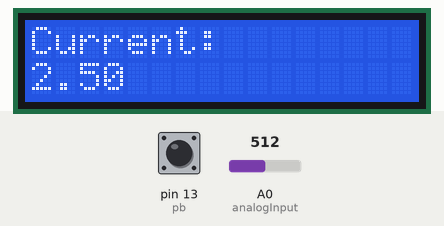
A sketch run on a simulated Arduino Uno, built with avr-gcc and run on an emulated ATmega328P. Parts: 16×2 character LCD. The inputs (shaded band) are chosen by the test bench; at power-on: pin 13 (pb) HIGH, A0 (analogInput) = 512. What the sketch prints to the serial monitor is not drawn.

Above: at 1.6 s.
1.7 s: pin 13 (pb) pulled LOW for 0.6 s
At 3.8 s:
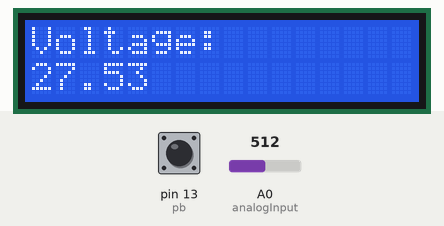
5.5 s: A0 (analogInput) set to 716
At 8.0 s:
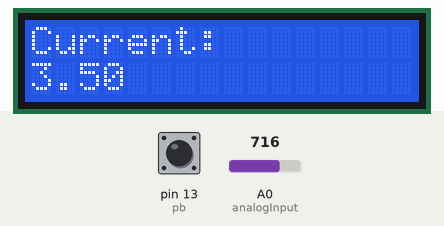
8.5 s: pin 13 (pb) pulled LOW for 1 s
At 10.6 s:
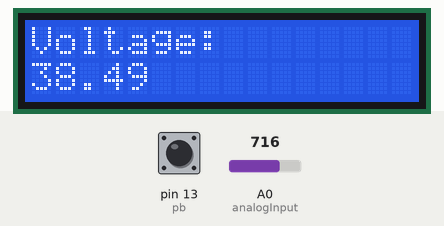
12.5 s: A0 (analogInput) set to 900
At 15.3 s:
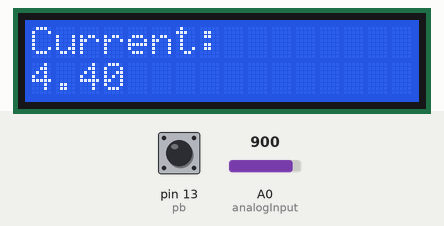
15.6 s: A0 (analogInput) set to 1023
At 18.0 s:
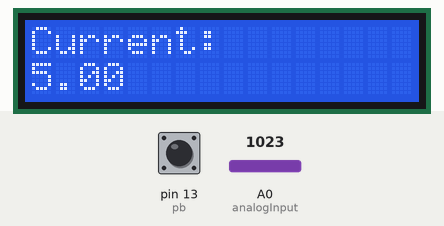
Timing chart, 0 to 19.5 s (numbered marks = the images above; inputs shaded):
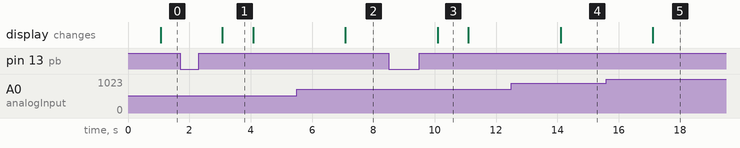

Measured:
- after the input at 1.7 s, the display: changes after 1.4 s (image 1)
- after the input at 5.5 s, the display: changes after 1.6 s (image 2)
- after the input at 8.5 s, the display: changes after 1.6 s (image 3)
- after the input at 12.5 s, the display: changes after 1.6 s (image 4)
- after the input at 15.6 s, the display: changes after 1.5 s (image 5)
- what the display in image 1 shows lasts 1.0 s, from 3.1 s to 4.1 s

The sketch:

VABluetoothModule.ino
```cpp
#include <LiquidCrystal.h>
#include <SoftwareSerial.h>

#define analogInput A0
#define pb 13

SoftwareSerial HC06(0,1); //Define RX and TX pins

int a,b,c;
long volt,current;
float Vout = 0.00;
float Vin = 0.00;
float R1 = 10000.00;           // R1 10K
float R2 = 1000.00;           //R2 1K
int val = 0;
const float Max_current = 5.00; //Amps
const int rs=12 , e=11 , d4=5 , d5=4 , d6=3 , d7=2;
LiquidCrystal lcd(rs,e,d4,d5,d6,d7);

void setup()
{
  Serial.begin(9600);          //Baud rate
  HC06.begin(9600);           // Initialize software serial communication with HC-06 module
  lcd.begin(16,2);
  lcd.setCursor(1,0);
  pinMode(pb,INPUT_PULLUP);
  pinMode(analogInput,INPUT); //Assigning the input port
}

void loop()
{
  if (digitalRead(pb)==LOW)
  {
    val = analogRead(analogInput);
    Vout = (val*5.00)/1023;  //formula for calculating voltage output
    Vin = Vout*((R2+R1)/R2); //formula for calculating voltage input
    if(Vin<0.09)
    {
      Vin = 0.00;            //statement to remove undesired reading
    }
    Serial.print("Voltage by the source = ");
    Serial.println(Vin);
    delay(1000);             //for maintaining the speed of the output in serial monitor
    lcd.setCursor(0,0);
    lcd.print("Voltage: ");
    lcd.setCursor(0,1);
    lcd.println(Vin);
  }

  else if(digitalRead(pb)==HIGH)
  {

  // Read the voltage from the ACS712 current sensor module
  float voltage = analogRead(A0);

  // Convert the voltage to current
  float current = (voltage / 1023.0) * Max_current;


  Serial.print("Current by the source = ");
  Serial.println(current);
  delay(1000);             //for maintaining the speed of the output in serial monitor
  lcd.setCursor(0,0);
  lcd.print("Current: ");
  lcd.setCursor(0,1);
  lcd.println(current);

  }


}
```
